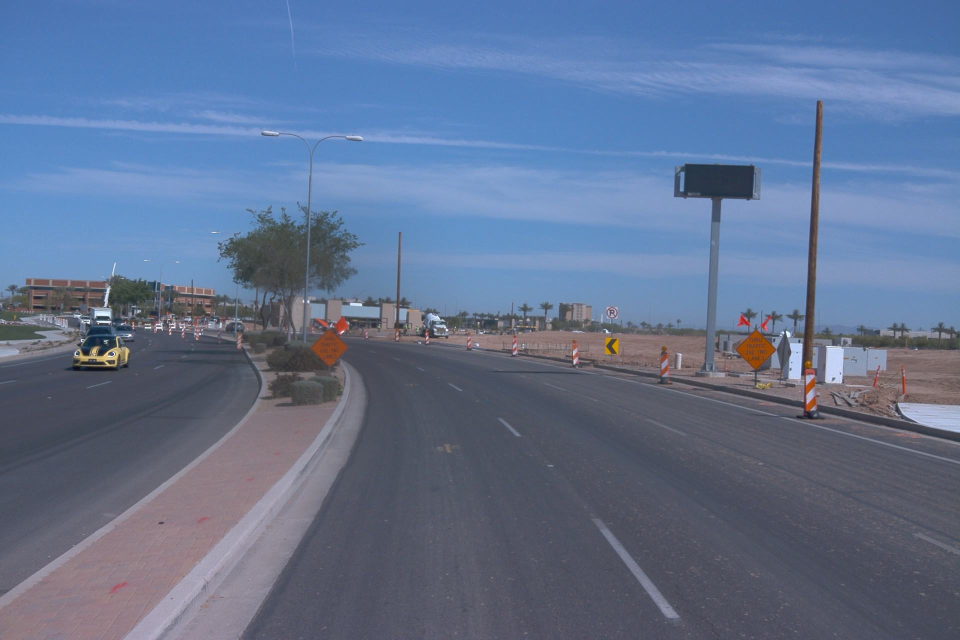
#> input picture cv_based_simulation/data/clean/camera/front/10.jpg, 1920 x 1280 px (shown at 1/2 size); its folder holds only this picture in this run
$ python apply_rainfog.py
#> lines starting #> are read from the running program, lines starting #| are printed output that depends on the picture; after the words box and inside, x2 and y2 are one past the last pixel; in counts of white or black regions, pixels touching at a corner belong together
#> in process, img is the input picture: shape (1280, 1920, 3); mean B, G, R 144.6, 114.3, 97.3
### cv_based_simulation/effects/fog.py
import numpy as np
import cv2

def add_fog(img, beta=0.03, A=220):
#> called with beta = 0.06, A = 230
    h, w = img.shape[:2]
#> h = 1280; w = 1920
    depth = cv2.GaussianBlur(np.tile(np.linspace(0,1,w),(h,1)).astype(np.float32),(0,0),45)
    t = np.exp(-beta * (1 + 2 * depth))
    out = img.astype(np.float32) * t[..., None] + A * (1 - t)[..., None]
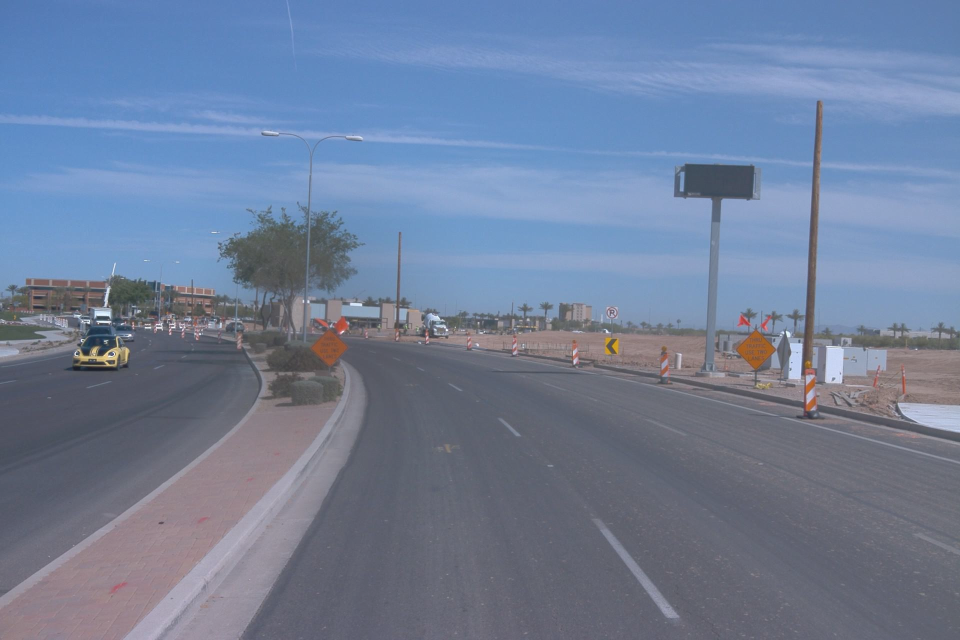
#> out: shape (1280, 1920, 3) float32 (shown at 1/2 size); mean B, G, R 155, 126.7, 112.1
    return np.clip(out, 0, 255).astype(np.uint8)

### cv_based_simulation/effects/rain.py
import numpy as np, cv2

def add_rain(img,
             density=0.02,         # fraction of pixels that spawn streaks
             angle=-15,            # degrees, negative tilts right
             length_frac=0.03,     # streak length as fraction of min(h,w)
             width=2,              # streak thickness in pixels
             alpha=0.6,            # blend strength
             brightness=240,       # streak brightness cap (0-255)
             seed=1337):
#> called with density = 0.01, angle = -12, length_frac = 0.02, width = 2, alpha = 0.35, brightness = 240, seed = 1337
    h, w = img.shape[:2]
#> h = 1280; w = 1920
    rng = np.random.default_rng(seed)

    # 1) Sparse impulse map (where streaks originate)
    n = int(h * w * density)
#> n = 24576
    impulses = np.zeros((h, w), np.float32)
    xs = rng.integers(0, w, n)
    ys = rng.integers(0, h, n)
    impulses[ys, xs] = 1.0

    # 2) Motion blur kernel (rotated line)
    L = max(5, int(min(h, w) * length_frac))   # e.g., 3000px wide → ~90px streaks @ 0.03
#> L = 25
    k = np.zeros((L, L), np.float32)
    cv2.line(k, (0, L // 2), (L - 1, L // 2), 1.0, width)  # horizontal line
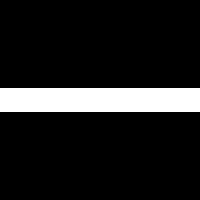
#> k: shape (25, 25) float32 (shown 8 times larger); values 0 (black) and 1 (white), 12% white; 1 white region, box (x1, y1, x2, y2) and area: (0, 11, 25, 14) 75

    M = cv2.getRotationMatrix2D((L / 2, L / 2), angle, 1.0)
    k = cv2.warpAffine(k, M, (L, L))
    s = k.sum() + 1e-6
#> s = 74.85
    k /= s

    # 3) Convolve impulses → long streaks
    streaks = cv2.filter2D(impulses, -1, k)
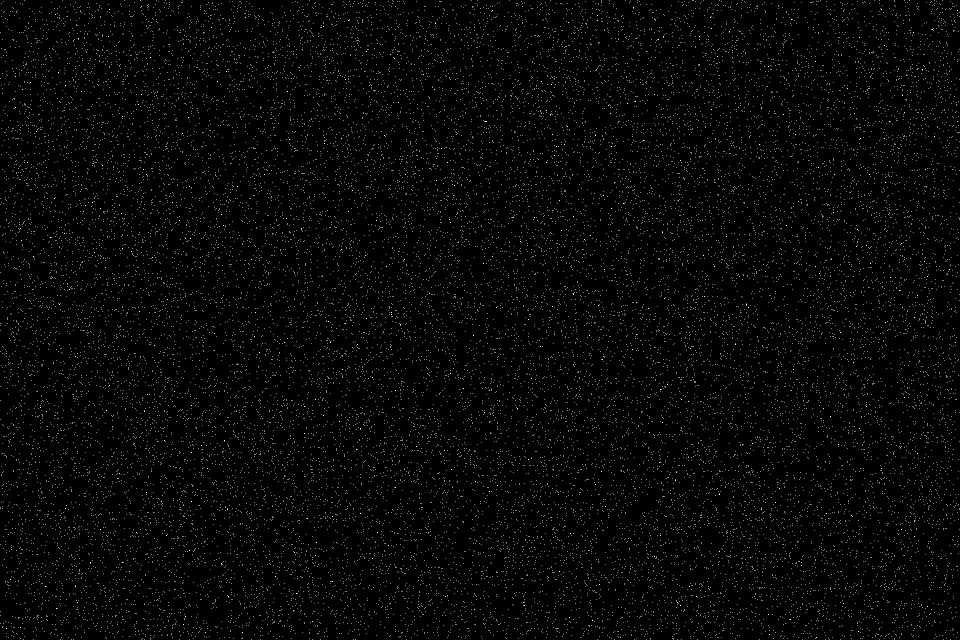
#> impulses: shape (1280, 1920) float32 (shown at 1/2 size); values 0 (black) and 1 (white), 0.99% white in thin lines or dots

    # 4) Normalize, lightly blur, brighten
    streaks = cv2.normalize(streaks, None, 0, 255, cv2.NORM_MINMAX).astype(np.uint8)
    streaks = cv2.GaussianBlur(streaks, (3, 3), 0)
    streaks_col = cv2.cvtColor(streaks, cv2.COLOR_GRAY2BGR)
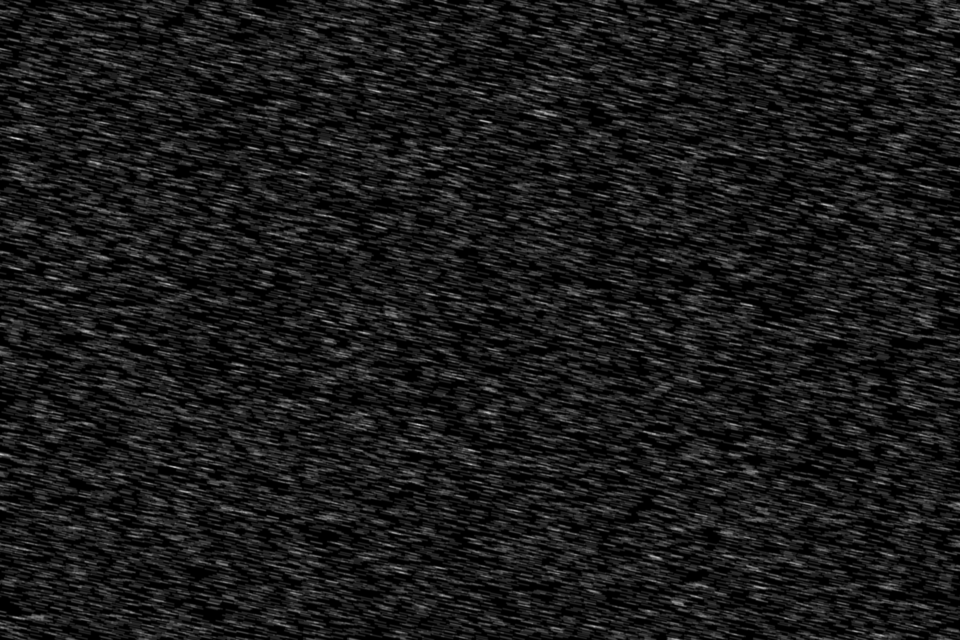
#> streaks_col: shape (1280, 1920, 3) (shown at 1/2 size); min 0, max 228, mean 25.9
    streaks_col = np.minimum(streaks_col.astype(np.float32) * (brightness / 255.0), 255).astype(np.uint8)

    # 5) Blend over image
    out = cv2.addWeighted(img, 1.0, streaks_col, alpha, 0)
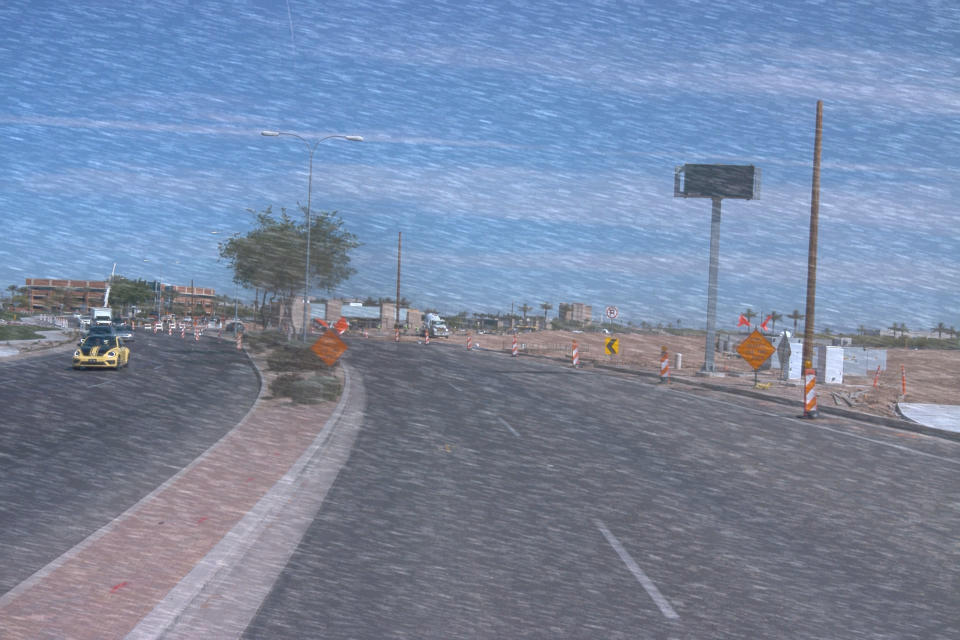
#> out: shape (1280, 1920, 3) (shown at 1/2 size); mean B, G, R 162.2, 135.2, 120.2
    return out

### cv_based_simulation/scripts/apply_rainfog.py
import os, glob, json
import cv2
from tqdm import tqdm
from effects.fog import add_fog
from effects.rain import add_rain
from effects.presets import PRESETS

IN_DIR = "data/clean/camera/front"
OUT_ROOT = "results/corrupted"
MAN_ROOT = "manifests"

def process(preset_name, max_images=None):
    p = PRESETS[preset_name]
    out_dir = f"{OUT_ROOT}/{preset_name}/camera/front"
    os.makedirs(out_dir, exist_ok=True)
    os.makedirs(MAN_ROOT, exist_ok=True)

    man_path = f"{MAN_ROOT}/{preset_name}.jsonl"
    image_paths = sorted(glob.glob(f"{IN_DIR}/*"))

    if max_images is not None:
        image_paths = image_paths[:max_images]

    with open(man_path, "w") as mf:
        for ip in tqdm(image_paths, desc=f"{preset_name}"):
            img = cv2.imread(ip)
            if img is None:
                print(f"Warning: could not read {ip}")
                continue

            foggy = add_fog(img, beta=p["beta"], A=p["A"])
            rainy = add_rain(
                foggy,
                density=p["density"],
                angle=p["angle"],
                length_frac=p["length_frac"],
                width=p["width"],
                alpha=p["alpha"],
            )

            fn = os.path.basename(ip)
            cv2.imwrite(os.path.join(out_dir, fn), rainy)
            mf.write(json.dumps({"filename": fn, **p}) + "\n")

if __name__ == "__main__":
    for name in ["light", "moderate", "heavy"]:
        process(name, max_images=20)   # start small, then increase
